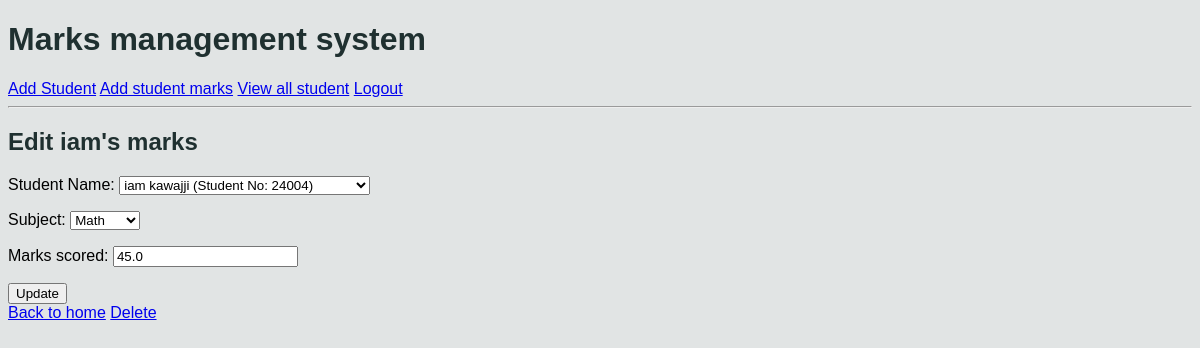
The page /students/marks/1/edit (signed in) on the database as committed earlier.
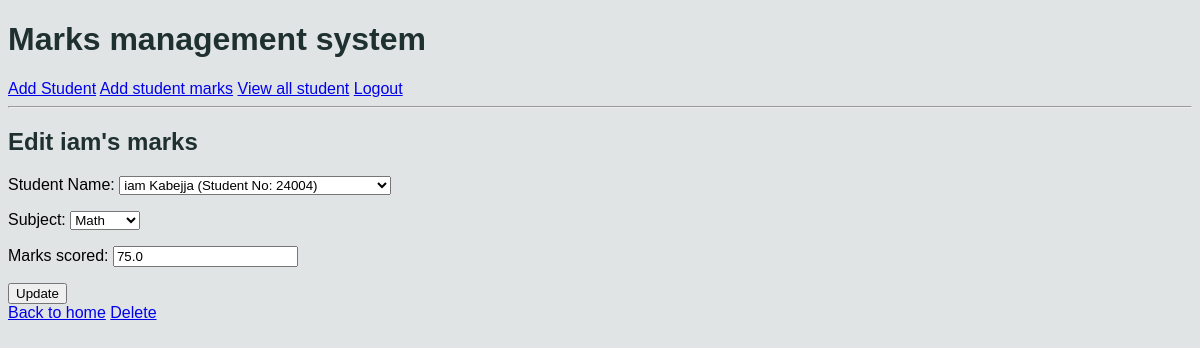
The same page on the database as committed later.
### students/models.py (models this page shows, shortened)
class Marks(db.Model):
    student = db.ForeignKey(Student, on_delete= db.CASCADE, related_name= "marks")
    subject = db.ForeignKey(Subject, on_delete=db.CASCADE,related_name= "marks")
    score = db.FloatField(max_length= 10,
                          validators=[
                              MinValueValidator(0),
                              MaxValueValidator(100)
                          ])
    class Meta:
        constraints = [
            db.UniqueConstraint(
                fields=["student", "subject"],
                name="unique_st_sub_mark"
            )
        ]

class Student(db.Model):
    fname = db.CharField(max_length=100)
    lname = db.CharField(max_length=100)
    student_class = db.CharField(max_length=10)
    age = db.IntegerField(max_length=3)
    student_number = db.IntegerField(unique=True)
    def __str__(self):
        return f"{self.fname} {self.lname} (Student No: {self.student_number})"

### students/views.py (the view)
# urls.py: path("marks/<int:id>/edit", views.edit_marks, name="edit_marks"),
@login_required
@permission_required('students.change_marks', raise_exception=True)
def edit_marks(request,id):
    mark = get_object_or_404(Marks, id=id)
    if request.method == "POST":
        form = MarkForm(
            request.POST,
            instance=mark
        )
        if form.is_valid():
            form.save()
            messages.success(request, "Marks eddited successfully")
            return redirect("student_details", id= mark.student.id)
    else:
        form = MarkForm(instance=mark)
        context = {
            "form" : form,
            "mark" : mark
        }
        return render(request, "students/edit_marks.html", context)

### students/forms.py (shortened to what this page needs)
class MarkForm(fm.ModelForm):
    class Meta:
        model = Marks
        fields = ["student", "subject", "score"]
        labels = {
            "student" :"Student Name",
            "score": "Marks scored"
        }
        help_texts = {
        }
        widgets = {
            "score": fm.NumberInput(
                attrs={
                    "placeholder":"enter student's marks",
                    "class": "form-control"
                }
            ),
            "subject": fm.Select(
                attrs={
                    "class": "form-control"
                }
            ),
            "student": fm.Select(
                 attrs={
                     "class": "form-control"
                }
            )
        }

### students/models.py (called while the page is built)
    def __str__(self):
        return f"{self.name}"

### students/templates/students/edit_marks.html (shortened to what this page needs)
    {% extends "students/base.html" %}
    {% block content %}
   <h2>Edit {{ mark.student.fname }}'s marks</h2>
   <form action="" method="post">
    {{ form.as_p }}
    <button type="submit">Update</button>
   </form>
   <a href="{% url 'home' %}">Back to home</a>
   <a href="{% url 'delete_marks' mark.id %}">Delete</a>
{% endblock%}

Rows that differ between the two databases and show on the page:
changed Marks "Math": student "iam kawajji (Student No: 24004)" → "iam Kabejja (Student No: 24004)"; score "45.0" → "75.0"
